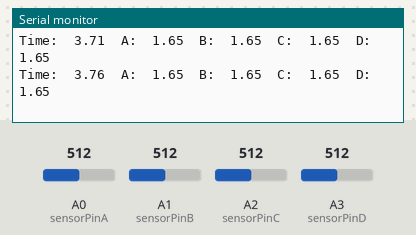
The sketch below on a simulated Arduino Nano 33 IoT. Parts: the last lines printed to the serial monitor. The test bench sets the inputs (shaded band); at power-on: A0 (sensorPinA) = 512, A1 (sensorPinB) = 512, A2 (sensorPinC) = 512, A3 (sensorPinD) = 512. Nothing arrives over Bluetooth unless stated; a phone connects over Bluetooth LE 3 s after start.

Above: at 3.8 s.
3.9 s: A0 (sensorPinA) set to 716
At 3.93 s:
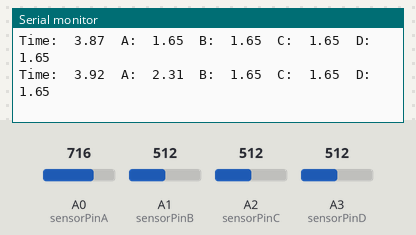
5.4 s: A1 (sensorPinB) set to 716
At 5.41 s:
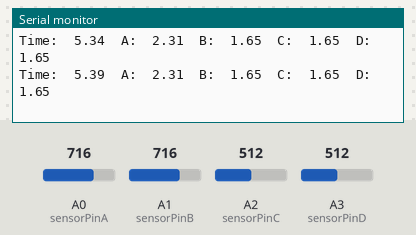
6.9 s: A2 (sensorPinC) set to 716
At 6.93 s:
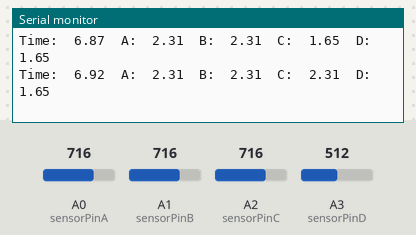
8.4 s: A3 (sensorPinD) set to 716
At 8.41 s:
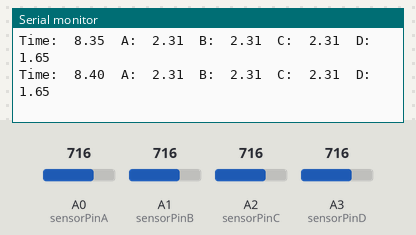
9.9 s: A0 (sensorPinA) set to 992
At 9.94 s:
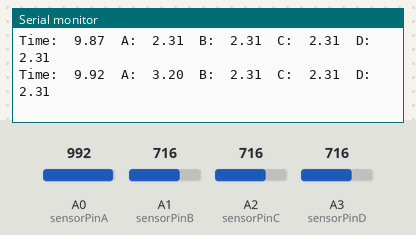
11.4 s: A1 (sensorPinB) set to 992
At 11.41 s:
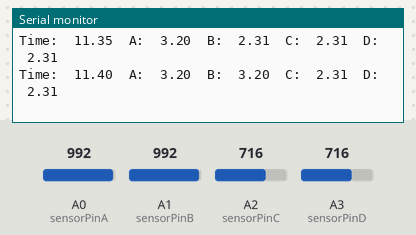
Timing chart, 0 to 13.9 s (numbered marks = the images above; inputs shaded):
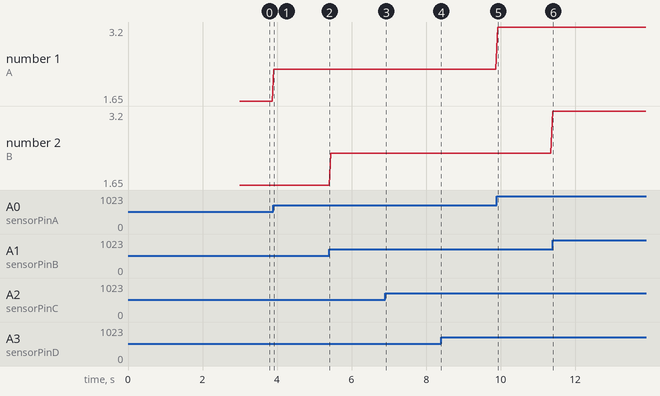

The sketch:

respirOS_Arduino_BLE.ino
```cpp
#include <ArduinoBLE.h>

int sensorPinA = A0;
int sensorPinB = A1;
int sensorPinC = A2;
int sensorPinD = A3;

float timer;
float nowTime;
float lastTime;
float vals[4];


// #define BLE_UUID_VOLTAGE1_CHAR "00002a19-0000-1000-8000-00805f9b34fb"
#define BLE_UUID_VOLTAGES_CHAR "00002a19-0000-1000-8000-00805f9b34fc"

// // Define the BLE service and characteristics

BLEService voltagesService("VoltagesService");
BLECharacteristic voltagesCharacteristic(BLE_UUID_VOLTAGES_CHAR, BLERead | BLENotify,20); // remote clients will only be able to read this float

void setup() {
  Serial.begin(115200);
  // Initialize BLE
  BLE.begin();
  BLE.setLocalName("Will's_Will");

  BLE.setAdvertisedService(voltagesService);
  voltagesService.addCharacteristic(voltagesCharacteristic);
  BLE.addService(voltagesService);

  // Start advertising
  BLE.advertise();
  Serial.println("Bluetooth device active, waiting for connections...");

}


void loop() {
  BLEDevice central = BLE.central();
  // struct vals values;
  if (central) {
    Serial.print("Connected to central: ");
    Serial.println(central.address());
  }
  lastTime = 0;
  timer = 0;
  while (central.connected()) {
    nowTime = millis();
    timer = timer + (nowTime - lastTime)/1000.0;
    lastTime = nowTime;

    vals[0] = timer;
    vals[1] = (analogRead(sensorPinA) / 1023.0) * 3.3;
    vals[2] = (analogRead(sensorPinB) / 1023.0) * 3.3;
    vals[3] = (analogRead(sensorPinC) / 1023.0) * 3.3;
    vals[4] = (analogRead(sensorPinD) / 1023.0) * 3.3;

    Serial.print("Time:  ");
    Serial.print(timer);
    Serial.print("  A:  ");
    Serial.print(vals[1]);
    Serial.print("  B:  ");
    Serial.print(vals[2]);
    Serial.print("  C:  ");
    Serial.print(vals[3]);
    Serial.print("  D:  ");
    Serial.println(vals[4]);

    // Write the characteristic value (immediately notifies, unlike setValue())
    voltagesCharacteristic.writeValue(vals,20);
    delay(50);
  }
}
```

Measured:
- after the input at 3.9 s, the serial monitor: prints a new line at once (image 1)
- plotted number 1: 1.65 → 2.31 after the input at 3.9 s
